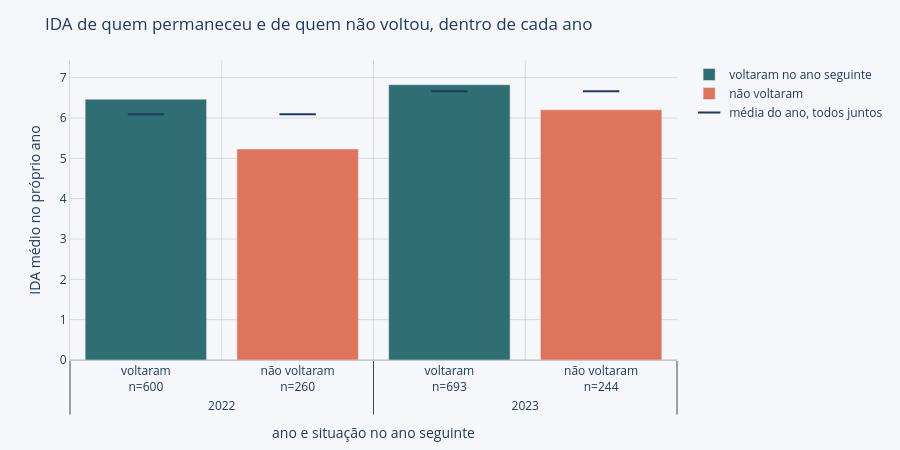

Source (notebook cell):
### Markdown cell above
## P2 — O desempenho acadêmico (IDA) está melhorando, estagnado ou caindo?

O IDA (Indicador de Desempenho Acadêmico) mede o desempenho em Matemática e Português em todas as fases e, a
partir da fase 3, também em inglês.

Uma vez calculada a variação e suas tendências, duas explicações concorrentes são testadas: a primeira é que o avanço de fase faz com que os alunos passem a ser avaliados com um conteúdo mais difícil, e o IDA cair pode não significar que
aprendeu menos; a segunda é que a adição do inglês no cálculo do IDA a partir da fase 3 afeta as variações por introduzir um novo componente ao cálculo do indicador.

### Code cell
d2 = df[df.fase <= 7]
print(f'Fase 8 fora das duas camadas: {(df.fase == 8).sum()} linhas, '
      f'{df[df.fase == 8].ida.notna().sum()} com IDA e {df[df.fase == 8].inde.notna().sum()} com INDE.')
print(f'Ficam {len(d2)} linhas nas fases 0 a 7, das quais {d2.ida.isna().sum()} sem IDA.')

anual = d2.groupby('ano').ida.agg(media='mean', n='count')
print('\nIDA médio de quem está na base em cada ano:')
print(anual.round(2).to_string())

# Se a média anual se move por composição, a diferença tem que aparecer em quem deixa o programa. Comparo,
# dentro do mesmo ano, o IDA de quem voltou na avaliação seguinte com o de quem não voltou. A base de evasão
# só sabe responder isso para 2022 e 2023: para 2024 não existe ano seguinte onde procurar o aluno.
m2 = d2.merge(ev.rename(columns={'ano_referencia': 'ano'})[['id_aluno', 'ano', 'evadiu']],
              on=['id_aluno', 'ano'])
saida = m2.groupby(['ano', 'evadiu']).ida.agg(media='mean', n='count')
print('\nIDA no próprio ano, separando quem voltou no ano seguinte de quem não voltou:')
print(saida.round(2).to_string())

# A conta que interessa: quanto da alta de 2022 para 2023 sobra quando os dois anos são medidos só sobre
# quem permaneceu, isto é, quando a saída dos alunos com nota mais baixa deixa de empurrar a média.
todos, ficaram = m2.groupby('ano').ida.mean(), m2[~m2.evadiu].groupby('ano').ida.mean()
a0, a1 = todos.index.min(), todos.index.max()
print(f'\nAlta de {a0} para {a1} contando todo mundo: {todos[a1] - todos[a0]:+.2f} '
      f'({todos[a0]:.2f} → {todos[a1]:.2f})')
print(f'A mesma alta contando só quem voltou no ano seguinte: {ficaram[a1] - ficaram[a0]:+.2f} '
      f'({ficaram[a0]:.2f} → {ficaram[a1]:.2f})')
print(f'Parte da alta que vem de quem saiu, e não de quem ficou: '
      f'{1 - (ficaram[a1] - ficaram[a0]) / (todos[a1] - todos[a0]):.1%}')


def ida_por_saida(tab, anual, titulo):
    """Desenha o IDA médio do ano separando quem voltou na avaliação seguinte de quem não voltou, com a
    média do ano inteiro marcada por cima. O denominador aqui é o ano, não o grupo: a pergunta é se a série
    anual se move porque os alunos mudaram ou porque mudou quem está sendo contado, e isso só fica visível
    quando as duas partes e o total dividem o mesmo eixo. A cor repete o que o rótulo já diz, de propósito."""
    eixo = [[f'{a}' for a, _ in tab.index],
            rotulo_n(['não voltaram' if e else 'voltaram' for _, e in tab.index], tab.n)]
    fig = go.Figure()
    for saiu, cor, nome in [(False, TEAL, 'voltaram no ano seguinte'), (True, CORAL, 'não voltaram')]:
        fig.add_bar(x=eixo, y=[v if e == saiu else None for (_, e), v in zip(tab.index, tab.media)],
                    marker_color=cor, name=nome,
                    customdata=np.stack([tab.media, tab.n], axis=-1),
                    hovertemplate='IDA %{customdata[0]:.2f}  ·  %{customdata[1]:.0f} alunos<extra></extra>')
    marca_referencia(fig, eixo, [anual.media[a] for a, _ in tab.index], 'média do ano, todos juntos')
    fig.update_layout(barmode='relative', title=titulo, xaxis_title='ano e situação no ano seguinte',
                      yaxis_title='IDA médio no próprio ano', hovermode='x unified', legend_title='')
    return aplicar_tema(fig, 450).update_layout(margin_b=85)


ida_por_saida(saida, anual, 'IDA de quem permaneceu e de quem não voltou, dentro de cada ano').show()

### Figure 1 — Plotly figure (JSON) as saved in the notebook; plotly's stock layout.template omitted (floating-point values rounded to 4 significant figures)
{"data": [{"customdata": [[6.467, 600.0], [5.229, 260.0], [6.826, 693.0], [6.202, 244.0]], "hovertemplate": "IDA %{customdata[0]:.2f}  ·  %{customdata[1]:.0f} alunos<extra></extra>", "marker": {"color": "#2F6F73"}, "name": "voltaram no ano seguinte", "type": "bar", "x": [["2022", "2022", "2023", "2023"], ["voltaram<br>n=600", "não voltaram<br>n=260", "voltaram<br>n=693", "não voltaram<br>n=244"]], "y": [6.467, null, 6.826, null]}, {"customdata": [[6.467, 600.0], [5.229, 260.0], [6.826, 693.0], [6.202, 244.0]], "hovertemplate": "IDA %{customdata[0]:.2f}  ·  %{customdata[1]:.0f} alunos<extra></extra>", "marker": {"color": "#DF745C"}, "name": "não voltaram", "type": "bar", "x": [["2022", "2022", "2023", "2023"], ["voltaram<br>n=600", "não voltaram<br>n=260", "voltaram<br>n=693", "não voltaram<br>n=244"]], "y": [null, 5.229, null, 6.202]}, {"hovertemplate": "%{y:.2f}<extra></extra>", "marker": {"line": {"color": "#1F3A5F", "width": 2}, "size": 26, "symbol": "line-ew"}, "mode": "markers", "name": "média do ano, todos juntos", "type": "scatter", "x": [["2022", "2022", "2023", "2023"], ["voltaram<br>n=600", "não voltaram<br>n=260", "voltaram<br>n=693", "não voltaram<br>n=244"]], "y": [6.093, 6.093, 6.663, 6.663]}], "layout": {"barmode": "relative", "font": {"color": "#1F3A5F"}, "height": 450, "hovermode": "x unified", "legend": {"title": {"font": {"color": "#1F3A5F"}, "text": ""}}, "margin": {"b": 85, "l": 70, "r": 30, "t": 60}, "paper_bgcolor": "#F5F7FA", "plot_bgcolor": "#F5F7FA", "title": {"font": {"color": "#1F3A5F"}, "text": "IDA de quem permaneceu e de quem não voltou, dentro de cada ano"}, "xaxis": {"gridcolor": "rgba(154, 165, 177, 0.35)", "linecolor": "rgba(154, 165, 177, 0.35)", "title": {"text": "ano e situação no ano seguinte"}, "zerolinecolor": "rgba(154, 165, 177, 0.35)"}, "yaxis": {"gridcolor": "rgba(154, 165, 177, 0.35)", "linecolor": "rgba(154, 165, 177, 0.35)", "title": {"text": "IDA médio no próprio ano"}, "zerolinecolor": "rgba(154, 165, 177, 0.35)"}}}
